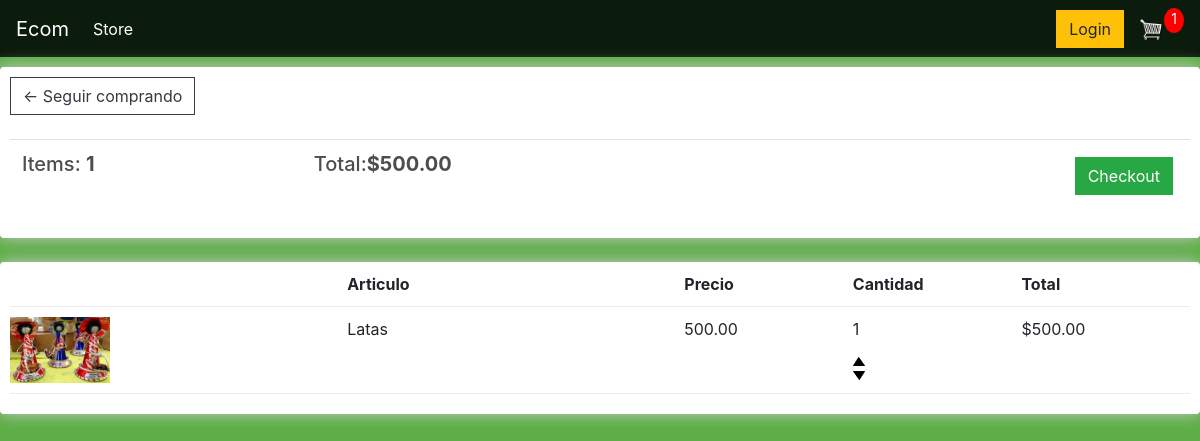
The app's page /cart/ (signed in), older data.
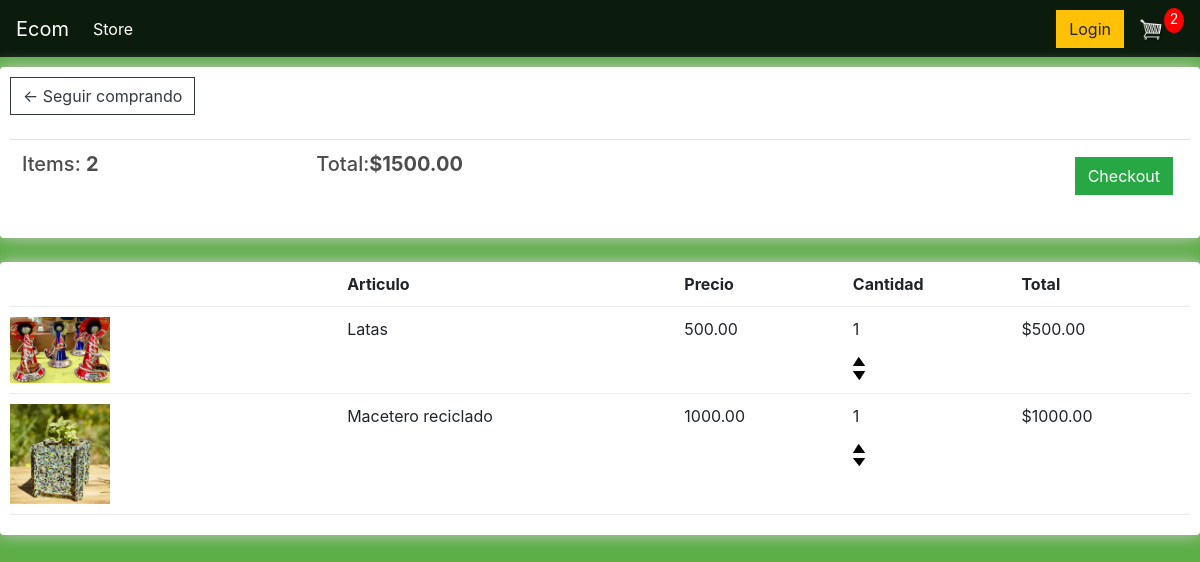
The same page, newer data.
### store/models.py (models this page shows, shortened)
class Order(models.Model):
    customer         =  models.ForeignKey      (Customer, on_delete=models.SET_NULL, blank=True, null=True)
    date_orderd      =  models.DateTimeField   (auto_now_add=True)
    complete         =  models.BooleanField    (default=False, null=True, blank=False)
    transaction_id   =  models.CharField       (max_length=200, null=True)
    @property
    def get_cart_total(self):
        orderitems = self.orderitem_set.all()
        total = sum([item.get_total for item in orderitems])
        return total
    @property
    def get_cart_items(self):
        orderitems = self.orderitem_set.all()
        total = sum([item.qunatity for item in orderitems])
        return total

class OrderItem(models.Model):
    product          =  models.ForeignKey      (Product, on_delete=models.SET_NULL, blank=True, null=True)
    order            =  models.ForeignKey      (Order, on_delete=models.SET_NULL, blank=True, null=True)
    qunatity         =  models.IntegerField    (default=0, null=True, blank=True)
    date_added       =  models.DateTimeField   (auto_now_add=True)
    @property
    def get_total(self):
        total = self.product.price * self.qunatity
        return total

class Product(models.Model):
    name             =  models.CharField       (max_length=200, null=True)
    price            =  models.FloatField      ()
    digital          =  models.BooleanField    (default=False,null=True, blank=True)
    image            =  models.ImageField      (null=True, blank=True)
    @property
    def imageURL(self):
        try:
            url = self.image.url
        except:
            url = ''
        return url

### store/views.py (the view)
# urls.py: path('cart/', views.cart, name="cart"),
def cart(request):
	if request.user.is_authenticated:
		customer = request.user.customer
		order, created = Order.objects.get_or_create(customer=customer, complete=False)
		items = order.orderitem_set.all()
		cartItems = order.get_cart_items
	else:
		items = []
		order = {'get_cart_total':0, 'get_cart_items':0, 'shipping':False}
		cartItems = order['get_cart_items']
	context = {'items':items, 'order': order, 'cartItems':cartItems}
	return render(request, 'store/cart.html', context)

### store/templates/store/cart.html
{% extends 'store/main.html' %}
{% load static %}
{% block content %}
	<div class="row">
		<div class="col-lg-12">
			<div class="box-element">
				<a  class="btn btn-outline-dark" href="{% url 'store' %}">&#x2190; Seguir comprando</a>
				<br>
				<br>
				<table class="table">
					<tr>
						<th><h5>Items: <strong>{{order.get_cart_items}}</strong></h5></th>
						<th><h5>Total:<strong>${{order.get_cart_total|floatformat:2}}</strong></h5></th>
						<th>
							<a  style="float:right; margin:5px;" class="btn btn-success" href="{% url 'checkout' %}">Checkout</a>
						</th>
					</tr>
				</table>
			</div>
			<br>
			<div class="box-element">
				<div class="cart-row">
					<div style="flex:2"></div>
					<div style="flex:2"><strong>Articulo</strong></div>
					<div style="flex:1"><strong>Precio</strong></div>
					<div style="flex:1"><strong>Cantidad</strong></div>
					<div style="flex:1"><strong>Total</strong></div>
				</div>
				{% for item in items %}
				<div class="cart-row">
					<div style="flex:2"><img class="row-image" src="{{item.product.imageURL}}"></div>
					<div style="flex:2"><p>{{item.product.name}}</p></div>
					<div style="flex:1"><p>{{item.get_total|floatformat:2}}</p></div>
					<div style="flex:1">
						<p class="qunatity">{{item.qunatity}}</p>
						<div class="qunatity">
							<img data-product="{{item.product.id}}" data-action="add" class="chg-quantity update-cart" src="{% static  'images/arriba.png' %}">
							<img data-product="{{item.product.id}}" data-action="remove" class="chg-quantity update-cart" src="{% static  'images/abajo.png' %}">
						</div>
					</div>
					<div style="flex:1"><p>${{item.get_total|floatformat:2}}</p></div>
				</div>
				{% endfor %}
			</div>
		</div>
	</div>
{% endblock content %}

Row changes from the older to the newer data that the page shows:
computed for Order: get_cart_items "1" → "2"; get_cart_total "500.00" → "1500.00"
added OrderItem: product.imageURL (picture), product.name "Macetero reciclado", get_total "1000.00", qunatity "1"
Text that changed along with them:
{{ cartItems }}: "1" → "2"
